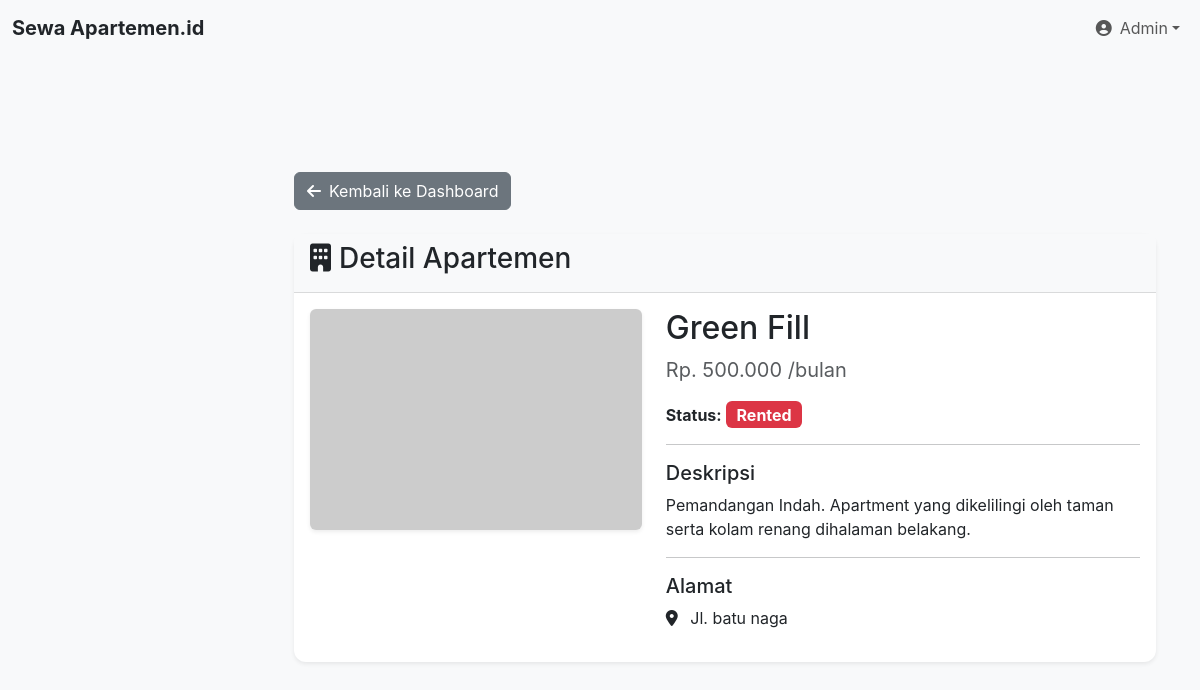
Page /view-apartment.php?id=2 (signed in) on the committed database.
### tables this page shows
CREATE TABLE `apartments` (
  `id` int(11) NOT NULL,
  `name` varchar(100) NOT NULL,
  `description` text DEFAULT NULL,
  `image` varchar(255) DEFAULT NULL,
  `address` varchar(255) NOT NULL,
  `price_per_month` decimal(10,2) NOT NULL,
  `image_url` varchar(255) DEFAULT NULL,
  `status` enum('available','rented') NOT NULL DEFAULT 'available'
);

### app/database.php (called while the page is built, shortened)
<?php
    class Database{
        private static $instance = null;
        private $connection;
        private $host = 'localhost';
        private $user = 'root';
        private $password = '';
        private $database = 'rent_apartment';
        private function __construct(){
            $this->connection = mysqli_connect($this->host, $this->user, $this->password, $this->database);
        }
        public static function getInstance(){
            if (self::$instance == null){
                self::$instance = new Database();
            }
            return self::$instance;
        }
        public function getConnection(){
            return $this->connection;
        }
    }
?>

### app/rentController.php (called while the page is built, shortened)
<?php
require_once 'database.php';
class rentController {
    private $connection;
    public function __construct() {
        $db = Database::getInstance();
        $this->connection = $db->getConnection();
    }
    public function getApartmentDetails($id) {
        $query = "SELECT * FROM apartments WHERE id = ?";
        $stmt = $this->connection->prepare($query);
        $stmt->bind_param("i", $id);
        $stmt->execute();
        return $stmt->get_result()->fetch_assoc();
    }
}

### view-apartment.php (the view, shortened to what this page needs)
<?php
require_once 'app/rentController.php';
 $rentController = new rentController();
 $apartment = null;
if (isset($_GET['id'])) {
    $apartmentId = $_GET['id'];
    $apartment = $rentController->getApartmentDetails($apartmentId);
} else {
    header("location: " . BASE_URL . "dashboard.php");
    exit();
}
?>
<!DOCTYPE html>
<html lang="id">
<head>
    <link href="https://cdn.jsdelivr.net/npm/bootstrap@5.3.2/dist/css/bootstrap.min.css" rel="stylesheet">
    <link rel="stylesheet" href="https://cdnjs.cloudflare.com/ajax/libs/font-awesome/6.4.0/css/all.min.css">
    <link rel="stylesheet" href="assets/css/dashboard.css">
</head>
<body>
    <nav class="navbar navbar-expand-lg navbar-light bg-light fixed-top">
        <div class="container-fluid">
            <a class="navbar-brand fw-bold text-dark" href="<?php echo BASE_URL; ?>dashboard.php">Sewa Apartemen.id</a>
            <div class="collapse navbar-collapse">
                <ul class="navbar-nav ms-auto">
                    <li class="nav-item dropdown">
                        <a class="nav-link dropdown-toggle d-flex align-items-center" href="#" role="button" data-bs-toggle="dropdown">
                            <i class="fas fa-user-circle me-2"></i>
                            <span><?php echo htmlspecialchars($_SESSION['full_name']); ?></span>
                        </a>
                    </li>
                </ul>
            </div>
        </div>
    </nav>
    <main class="main-content" style="margin-top: 80px;">
        <div class="container-fluid">
            <a href="<?php echo BASE_URL; ?>dashboard.php" class="btn btn-secondary mb-4"><i class="fas fa-arrow-left me-2"></i>Kembali ke Dashboard</a>
            <div class="card">
                <div class="card-header">
                    <h3><i class="fas fa-building me-2"></i>Detail Apartemen</h3>
                </div>
                <div class="card-body">
                    <div class="row">
                        <div class="col-md-5">
                            <img src="https://picsum.photos/seed/<?php echo $apartment['id']; ?>/600/400.jpg" class="img-fluid rounded shadow-sm" alt="<?php echo htmlspecialchars($apartment['name']); ?>">
                        </div>
                        <div class="col-md-7">
                            <h2><?php echo htmlspecialchars($apartment['name']); ?></h2>
                            <p class="text-muted fs-5">Rp. <?php echo number_format($apartment['price_per_month'], 0, ',', '.'); ?> /bulan</p>
                            <p><strong>Status:</strong> <span class="badge bg-<?php echo $apartment['status'] == 'available' ? 'success' : 'danger'; ?> fs-6"><?php echo ucfirst($apartment['status']); ?></span></p>
                            <hr>
                            <h5>Deskripsi</h5>
                            <p><?php echo nl2br(htmlspecialchars($apartment['description'])); ?></p>
                            <hr>
                            <h5>Alamat</h5>
                            <p><i class="fas fa-map-marker-alt me-2"></i> <?php echo htmlspecialchars($apartment['address']); ?></p>
                        </div>
                    </div>
                </div>
            </div>
        </div>
    </main>
</body>
</html>

### assets/css/dashboard.css (style rules this page uses)
:root { --bs-primary: #4f46e5; --bs-secondary: #6c757d; --bs-success: #198754; --bs-info: #0dcaf0; --bs-warning: #ffc107; --bs-danger: #dc3545; --bs-light: #f8f9fa; --bs-dark: #212529; --sidebar-width: 250px; --top-navbar-height: 60px; }
body { font-family: 'Inter', sans-serif; background-color: var(--bs-light); padding-top: var(--top-navbar-height); }
.main-content { margin-left: var(--sidebar-width); padding-top: 2rem; padding-left: 2rem; padding-right: 2rem; min-height: calc(100vh - var(--top-navbar-height)); transition: margin-left 0.3s ease-in-out; }
.card { border: none; border-radius: 0.75rem; box-shadow: 0 0.125rem 0.25rem rgba(0, 0, 0, .075); }
.card-header { background-color: var(--bs-light); border-bottom: 1px solid rgba(0, 0, 0, .125); font-weight: 600; }

### rows in the picture
apartments: name "Green Fill", price_per_month "500.000", status "Rented", description "Pemandangan Indah. Apartment yang dikelilingi oleh taman serta kolam renang dihalaman belakang.", address "Jl. batu naga"

### other values in the picture
$_SESSION['full_name'] "Admin"
